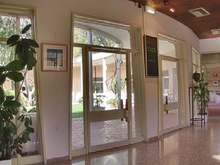
%> input picture matlab/metrics/3_NRPQA/DCT.jpg, 220 x 165 px, shrunk from 1024 x 768 before the run
$ octave demo.m   (GNU Octave 9; MATLAB toolbox functions it lacks are replaced by stand-ins)
%> lines starting %> are read from the running program, lines starting %| are printed output that depends on the picture
### matlab/metrics/9_S3/s3_map.m
function [s_map1, s_map2, s3] = s3_map(img, show_res)
% Input: img is a gray scale image, in double type, range from 0 - 255.
% You have to convert to gray scale if your image
% is color. You also have to cast img to double in order to run this code
% Parameter show_res = 1 to show results
% Output:
% s_map1: The sharpness map measure based on spectral slope
% s_map2: The sharpness map measure based on total variation (spatial)
% s3: the final sharpness map (combination of s_map1 and s_map2)

if nargin < 2
  show_res = 0;
end

% ----------------------------------------------------------------------
% blr_map1
s_map1 = spectral_map(img, 16);

%-----------------------------------------------------------------------
% blr_map2
s_map21 = spatial_map(img, 8); % Spatial map, blocks start from (1,1)
s_map22 = spatial_map(img, 4); % Spatial map, blocks start from (5,5)
s_map2 = max(s_map21, s_map22);

%-----------------------------------------------------------------------
% combine
s_map1(s_map1 < -99) = 0;
s_map2(s_map2 < -99) = 0;

alpha = 0.5;
s3 = (s_map1.^alpha) .* ((s_map2).^(1-alpha));
if show_res
  % figure; imshow(s_map1);
  % figure; imshow(s_map2);
  % figure; imshow(img/255);
  % figure; imshow(s3);
end
end %function

%% Spectral Sharpness, slope of power spectrum
function res = spectral_map(img, pad_len)
blk_size = 32; %big block size for more coefficients of the power spectrum
d_blk = blk_size/4; % Distance b/w blocks

% 패딩이 이미지의 크기와 일치하도록 조정
[rows, cols] = size(img);
pad_L = fliplr(img(:, 1:pad_len)); % Take 16 columns on the left of the
                                    % original image to pad to the left
pad_R = fliplr(img(:, end-pad_len+1:end)); % Take 16 columns on the right of the
                                        % original image to pad to the right

% Ensure padding size matches the image size
pad_L = pad_L(:, 1:pad_len);
pad_R = pad_R(:, 1:pad_len);

img = [pad_L, img, pad_R]; %Pad left and right

pad_T = flipud(img(1:pad_len, :)); %Similarly, pad top and bottom
pad_B = flipud(img(end-pad_len+1:end, :));
img = [pad_T; img; pad_B];

num_rows = size(img, 1);
num_cols = size(img, 2);
res = zeros(num_rows, num_cols) - 100;
contrast_thresold = 0;

% disp_progress; % Just to show progress
for r = blk_size/2+1:d_blk:num_rows-blk_size/2 % Just start from inside blocks
                                                % of the padded image
%   disp_progress(r, num_rows);
  for c = blk_size/2+1:d_blk:num_cols-blk_size/2
    gry_blk = img(...
      r-blk_size/2:r+blk_size/2-1,...
      c-blk_size/2:c+blk_size/2-1 ...
      );
    contrastMap = contrast_map_overlap(gry_blk);
    if(max(contrastMap(:))> contrast_thresold) % Avoid the case when contrast = 0
      val = blk_amp_spec_slope_eo_toy(gry_blk); % Val(1) will be the slope of
                                                % power spectrum of the block
      val(1) = 1 - 1 ./ (1 + exp(-3*(val(1) - 2))); %Input to a sigmoid function
      %if(max(gry_blk(:))==min(gry_blk(:))) % Black block
       % val_1 = 0;
      %else
        val_1 = val(1);
      %end
    else
        val_1 = 0;
    end
    res(...
      r-d_blk/2:r+d_blk/2-1,...
      c-d_blk/2:c+d_blk/2-1 ...
      ) = val_1;
  end
end
% Remove padded parts
res = res(pad_len+1:end-pad_len, pad_len+1:end-pad_len);
end % function

%% ---Spatial Sharpness, local total variation
% [59 lines left out: function spatial_map, not called in this run]

### matlab/metrics/9_S3/demo.m
img = imread('C:/Users/PC00/Desktop/score/metrics/DCT.jpg');
%> img is the input picture: size 165x220x3 uint8; mean R, G, B 127.8, 111.3, 95.8
gray = rgb2gray(img);
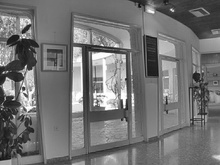
%> gray: size 165x220 uint8; min 13, max 255, mean 114.4
[s_map1 s_map2 s3] = s3_map(double(gray),0);
%> in spectral_map, `img = [pad_L, img, pad_R];`:
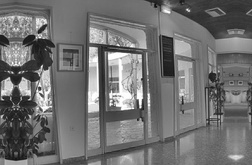
%> img: size 165x252 double; min 13, max 255, mean 112.6
%> in spectral_map, `img = [pad_T; img; pad_B];`:
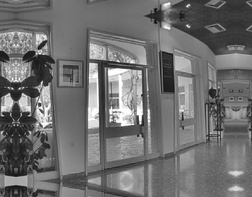
%> img: size 197x252 double; min 13, max 255, mean 111
%> the run ends on the next line

$ run again, with matlab/metrics/3_NRPQA/FMMR.jpg copied over matlab/metrics/3_NRPQA/DCT.jpg
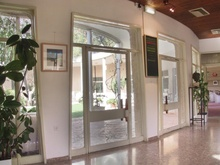
%> input picture matlab/metrics/3_NRPQA/FMMR.jpg, 220 x 165 px, shrunk from 1025 x 769 before the run
%> img is the input picture: size 165x220x3 uint8; mean R, G, B 145.8, 131.3, 118.2
%> `gray = rgb2gray(img);`:
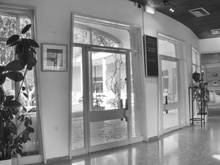
%> gray: size 165x220 uint8; min 16, max 255, mean 134.1
%> in spectral_map, `img = [pad_T; img; pad_B];`:
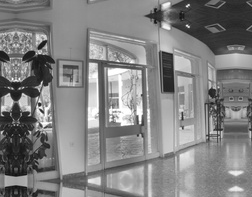
%> img: size 197x252 double; min 16, max 255, mean 128.7

$ run again, with matlab/metrics/3_NRPQA/GRW.jpg copied over matlab/metrics/3_NRPQA/DCT.jpg
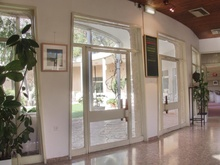
%> input picture matlab/metrics/3_NRPQA/GRW.jpg, 220 x 165 px, shrunk from 1025 x 769 before the run
%> img is the input picture: size 165x220x3 uint8; mean R, G, B 140.3, 126.8, 114.3
%> in spectral_map, `img = [pad_L, img, pad_R];`:
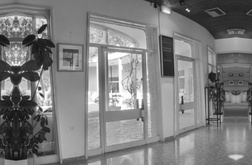
%> img: size 165x252 double; min 12, max 255, mean 125.1
%> in spectral_map, `img = [pad_T; img; pad_B];`:
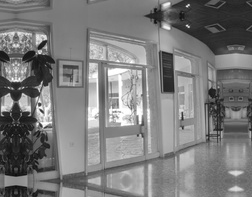
%> img: size 197x252 double; min 12, max 255, mean 122.7

$ run again, with matlab/metrics/3_NRPQA/MITM2.jpg copied over matlab/metrics/3_NRPQA/DCT.jpg
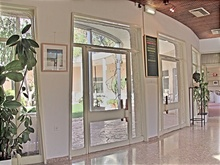
%> input picture matlab/metrics/3_NRPQA/MITM2.jpg, 220 x 165 px, shrunk from 1024 x 768 before the run
%> img is the input picture: size 165x220x3 uint8; mean R, G, B 154.4, 141.7, 129
%> in spectral_map, `img = [pad_L, img, pad_R];`:
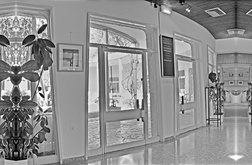
%> img: size 165x252 double; min 0, max 255, mean 142.2
%> in spectral_map, `img = [pad_T; img; pad_B];`:
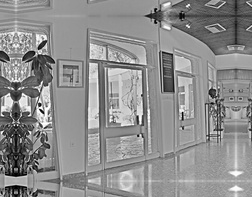
%> img: size 197x252 double; min 0, max 255, mean 141.7
